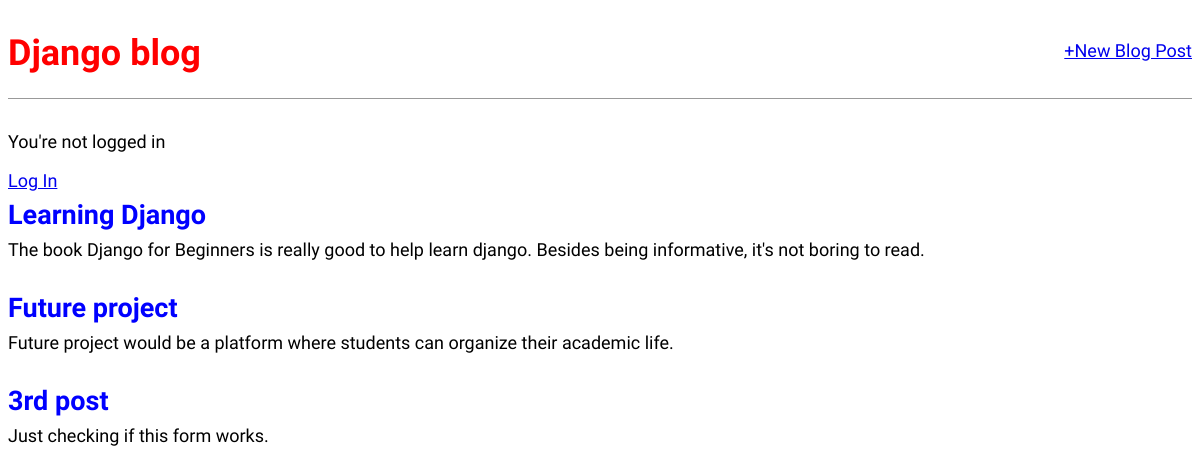
The page / on the database its author committed.
### blog/models.py (models this page shows, shortened)
class Post(models.Model):
    title = models.CharField(max_length = 200)
    author = models.ForeignKey('auth.User', on_delete=models.CASCADE)
    body = models.TextField()

### blog/views.py (the view)
# urls.py: path('', views.BlogListView.as_view(), name = 'home'),
class BlogListView(ListView):
    model = Post
    template_name = 'home.html'

### templates/home.html
{% extends 'base.html' %}
{% block content %}
    {% for post in object_list %}
        <div class="post-entry">
            <h2><a href="{% url 'post_detail' post.pk %}">{{post.title}}</a></h2>
            <p>{{post.body}}</p>
        </div>
    {% endfor %}
{% endblock %}

### static/css/base.css (style rules this page uses)
body { font-family: 'Source Sans Pro', sans-serif; font-size: 18px; }
.post-entry { margin-bottom: 2rem; }
.post-entry h2 { margin: 0.5rem 0; }
.post-entry h2 a, .post-entry h2 a:visited { color: blue; text-decoration: none; }
.post-entry p { margin: 0; font-weight: 400; }

### rows shown on the page
Post: title "Learning Django", body "The book Django for Beginners is really good to help learn django. Besides being informative, it's not boring to read."
Post: title "Future project", body "Future project would be a platform where students can organize their academic life."
Post: title "3rd post", body "Just checking if this form works."
